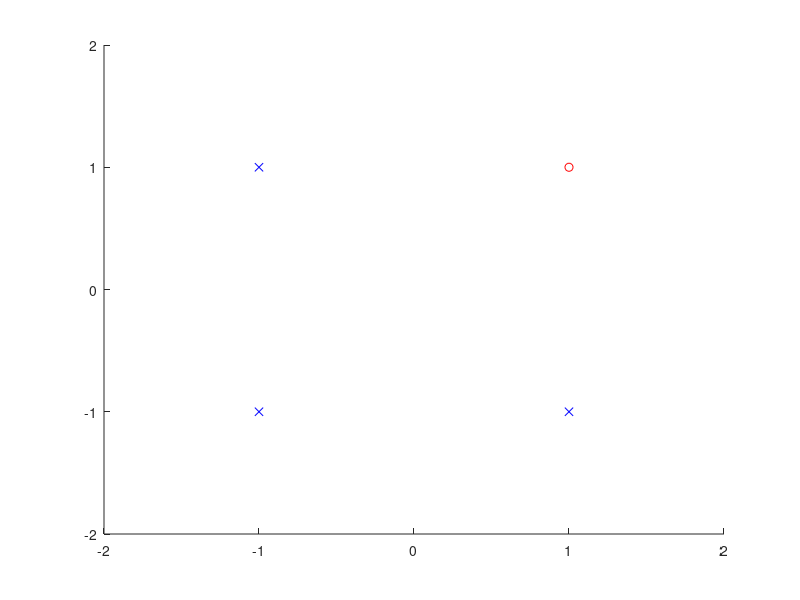

Write the MATLAB code that produced this figure. (Note: this script raises an error after producing the figure.)
clc;
clear;
close all;

p = [1 1 -1 -1; 1 -1 1 -1];
t = [1 -1 -1 -1];

w=[rand;rand]';
b=0;
alpha=0.1;
theta=0.2;
flag=1;

hold on
axis([-2 2 -2 2])
plot(p(1,1),p(2,1),'or')
plot(p(1,2),p(2,2),'xb')
plot(p(1,3),p(2,3),'xb')
plot(p(1,4),p(2,4),'xb')
linehandle=plotpc(w,b);
pause

while(flag==1)
  match=0;  
  for i=1:size(p,2)
    yin=(w(1)*p(1,i))+(w(2)*p(2,i))+b;
    if(yin>theta)
        y = 1;
    elseif(yin<-theta)
        y=-1;
    elseif(yin<=theta && yin>=-theta)
        y=0;
    end
    if(y~=t(i))
        w(1)=w(1)+alpha*p(1,i)*t(i);
        w(2)=w(2)+alpha*p(2,i)*t(i);
        b=b+alpha*t(i);
        linehandle=plotpc(w,b,linehandle)
        pause
    elseif(y==t(i))
        % if target and output match
        match=match+1
        if(match==4)  
            flag=0;
        end
    end
  end
end

linehandle=plotpc(w,b,linehandle)
pause